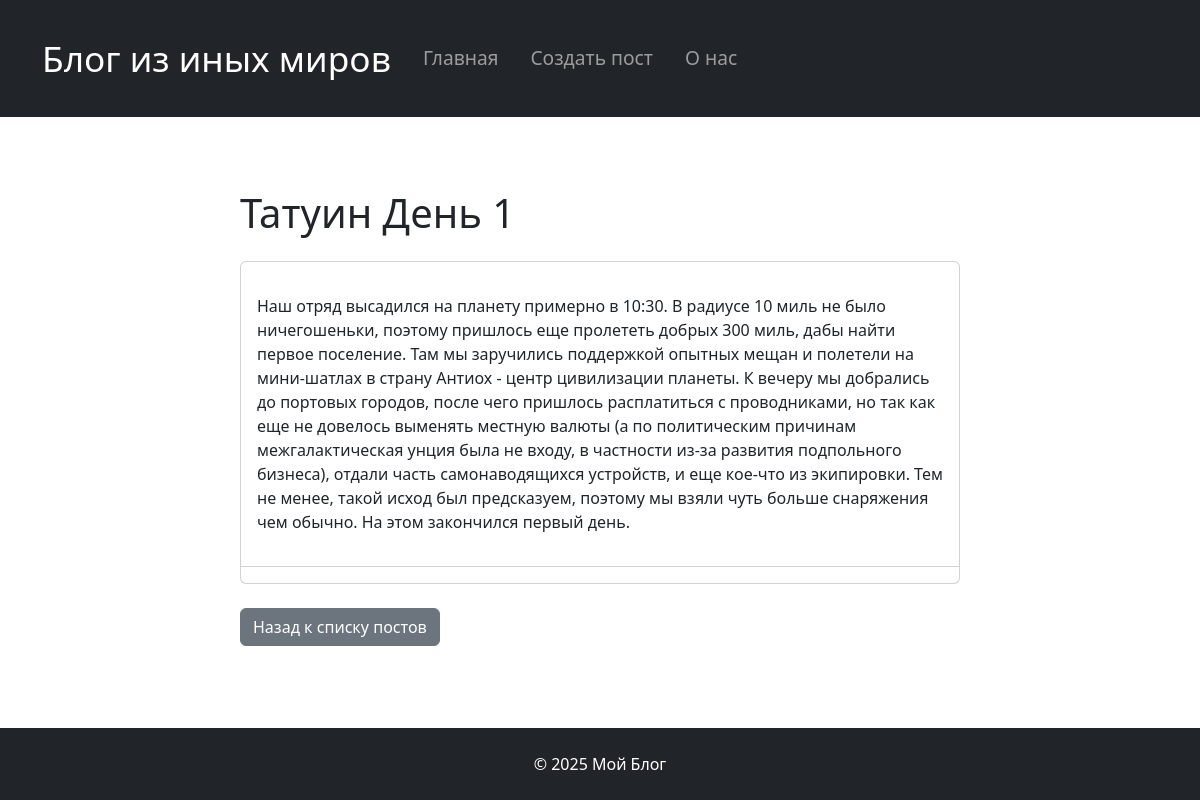
The app's page /post/1/ with its own data.
### blog/models.py (models this page shows, shortened)
class Post(models.Model):
    title = models.CharField(max_length=100)
    slug = models.SlugField(max_length=33, unique=True, blank=True)
    content = models.TextField()
    author = models.ForeignKey(User,  on_delete=models.CASCADE, verbose_name="Автор")
    created_date = models.DateTimeField(auto_now_add=True, verbose_name="Дата создания")
    published_date = models.DateTimeField(null=True, blank=True, verbose_name="Дата публикации")
    is_published = models.BooleanField(default=True, verbose_name="Опубликовано")
    class Meta:
        verbose_name = "Пост"
        verbose_name_plural = "Посты"
        ordering = ['-published_date']

### blog/views.py (the view)
# urls.py: path('post/<slug:slug>/', views.post_detail, name='post_detail'),
def post_detail(request, slug):
    post = get_object_or_404(Post, slug=slug, is_published=True)
    return render(request, 'blog/post_detail.html', {'post': post})

### templates/blog/post_detail.html (shortened to what this page needs)
{% extends 'base.html' %}
{% block content %}
<div class="container mt-5">
    <div class="row">
        <div class="col-md-8 mx-auto">
            <h1 class="mb-4">{{ post.title }}</h1>
            <div class="card mb-4">
                <div class="card-body">
                    <p class="card-text">{{ post.content|linebreaks }}</p>
                </div>
                <div class="card-footer bg-transparent">
                </div>
            </div>
            <a href="{% url 'home' %}" class="btn btn-secondary">
                 Назад к списку постов
            </a>
        </div>
    </div>
</div>
{% endblock %}

### static/css/style.css (style rules this page uses)
html, body { height: 100%; }

### records on screen
Post: title "Татуин День 1", content "Наш отряд высадился на планету примерно в 10:30. В радиусе 10 миль не было ничегошеньки, поэтому пришлось еще пролететь добрых 300 миль, дабы найти первое поселение. Там мы заручились поддержкой опытных мещан и полетели на мини-шатлах в страну Антиох - центр цивилизации планеты. К вечеру мы добрались до портовых городов, после чего пришлось расплатиться с проводниками, но так как еще не довелось выменять местную валюты (а по политическим причинам межгалактическая унция была не входу, в частности из-за развития подпольного бизнеса), отдали часть самонаводящихся устройств, и еще кое-что из экипировки. Тем не менее, такой исход был предсказуем, поэтому мы взяли чуть больше снаряжения чем…"
